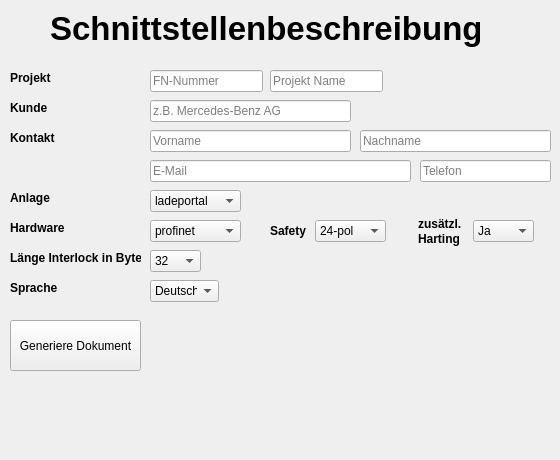
    <widget class="QWidget" name="Interlocks">
     <widget class="QLabel" name="label1">
      <property name="geometry">
       <rect>
        <x>10</x>
        <y>70</y>
        <width>49</width>
        <height>16</height>
       </rect>
      </property>
      <property name="font">
       <font>
        <bold>true</bold>
        <kerning>true</kerning>
       </font>
      </property>
      <property name="text">
       <string>Projekt</string>
      </property>
     </widget>
     <widget class="QLabel" name="label_2">
      <property name="geometry">
       <rect>
        <x>10</x>
        <y>100</y>
        <width>49</width>
        <height>16</height>
       </rect>
      </property>
      <property name="font">
       <font>
        <bold>true</bold>
        <kerning>true</kerning>
       </font>
      </property>
      <property name="text">
       <string>Kunde</string>
      </property>
     </widget>
     <widget class="QLabel" name="label_3">
      <property name="geometry">
       <rect>
        <x>10</x>
        <y>130</y>
        <width>49</width>
        <height>16</height>
       </rect>
      </property>
      <property name="font">
       <font>
        <bold>true</bold>
        <kerning>true</kerning>
       </font>
      </property>
      <property name="text">
       <string>Kontakt</string>
      </property>
     </widget>
     <widget class="QLabel" name="label_4">
      <property name="geometry">
       <rect>
        <x>10</x>
        <y>190</y>
        <width>49</width>
        <height>16</height>
       </rect>
      </property>
      <property name="font">
       <font>
        <bold>true</bold>
        <kerning>true</kerning>
       </font>
      </property>
      <property name="text">
       <string>Anlage</string>
      </property>
     </widget>
     <widget class="QLabel" name="label_5">
      <property name="geometry">
       <rect>
        <x>10</x>
        <y>220</y>
        <width>61</width>
        <height>16</height>
       </rect>
      </property>
      <property name="font">
       <font>
        <bold>true</bold>
        <kerning>true</kerning>
       </font>
      </property>
      <property name="text">
       <string>Hardware</string>
      </property>
     </widget>
     <widget class="QLineEdit" name="le_fn_number">
      <property name="geometry">
       <rect>
        <x>150</x>
        <y>70</y>
        <width>113</width>
        <height>22</height>
       </rect>
      </property>
      <property name="toolTip">
       <string/>
      </property>
      <property name="placeholderText">
       <string>FN-Nummer</string>
      </property>
     </widget>
     <widget class="QLineEdit" name="le_customer">
      <property name="geometry">
       <rect>
        <x>150</x>
        <y>100</y>
        <width>201</width>
        <height>22</height>
       </rect>
      </property>
      <property name="placeholderText">
       <string>z.B. Mercedes-Benz AG</string>
      </property>
     </widget>
     <widget class="QLineEdit" name="le_firstname">
      <property name="geometry">
       <rect>
        <x>150</x>
        <y>130</y>
        <width>201</width>
        <height>22</height>
       </rect>
      </property>
      <property name="placeholderText">
       <string>Vorname</string>
      </property>
     </widget>
     <widget class="QLineEdit" name="le_lastname">
      <property name="geometry">
       <rect>
        <x>360</x>
        <y>130</y>
        <width>191</width>
        <height>22</height>
       </rect>
      </property>
      <property name="placeholderText">
       <string>Nachname</string>
      </property>
     </widget>
     <widget class="QComboBox" name="cob_typ">
      <property name="geometry">
       <rect>
        <x>150</x>
        <y>190</y>
        <width>91</width>
        <height>22</height>
       </rect>
      </property>
      <item>
       <property name="text">
        <string>ladeportal</string>
       </property>
      </item>
      <item>
       <property name="text">
        <string>phs</string>
       </property>
      </item>
      <item>
       <property name="text">
        <string>roboter</string>
       </property>
      </item>
     </widget>
     <widget class="QComboBox" name="cob_hardware">
      <property name="geometry">
       <rect>
        <x>150</x>
        <y>220</y>
        <width>91</width>
        <height>22</height>
       </rect>
      </property>
      <item>
       <property name="text">
        <string>profinet</string>
       </property>
      </item>
      <item>
       <property name="text">
        <string>profibus</string>
       </property>
      </item>
      <item>
       <property name="text">
        <string>hardwired</string>
       </property>
      </item>
     </widget>
     <widget class="QLabel" name="lb_interlock_length">
      <property name="geometry">
       <rect>
        <x>10</x>
        <y>250</y>
        <width>131</width>
        <height>16</height>
       </rect>
      </property>
      <property name="font">
       <font>
        <bold>true</bold>
        <kerning>true</kerning>
       </font>
      </property>
      <property name="text">
       <string>Länge Interlock in Byte</string>
      </property>
     </widget>
     <widget class="QComboBox" name="cob_interlock_length">
      <property name="geometry">
       <rect>
        <x>150</x>
        <y>250</y>
        <width>51</width>
        <height>22</height>
       </rect>
      </property>
      <item>
       <property name="text">
        <string>32</string>
       </property>
      </item>
      <item>
       <property name="text">
        <string>64</string>
       </property>
      </item>
     </widget>
     <widget class="QPushButton" name="pb_start">
      <property name="enabled">
       <bool>true</bool>
      </property>
      <property name="geometry">
       <rect>
        <x>10</x>
        <y>320</y>
        <width>131</width>
        <height>51</height>
       </rect>
      </property>
      <property name="text">
       <string>Generiere Dokument</string>
      </property>
     </widget>
     <widget class="QLabel" name="label_10">
      <property name="geometry">
       <rect>
        <x>10</x>
        <y>280</y>
        <width>61</width>
        <height>16</height>
       </rect>
      </property>
      <property name="font">
       <font>
        <bold>true</bold>
        <kerning>true</kerning>
       </font>
      </property>
      <property name="text">
       <string>Sprache</string>
      </property>
     </widget>
     <widget class="QComboBox" name="cob_language">
      <property name="geometry">
       <rect>
        <x>150</x>
        <y>280</y>
        <width>69</width>
        <height>22</height>
       </rect>
      </property>
      <item>
       <property name="text">
        <string>Deutsch</string>
       </property>
      </item>
     </widget>
     <widget class="QLineEdit" name="le_email">
      <property name="geometry">
       <rect>
        <x>150</x>
        <y>160</y>
        <width>261</width>
        <height>22</height>
       </rect>
      </property>
      <property name="placeholderText">
       <string>E-Mail</string>
      </property>
     </widget>
     <widget class="QLabel" name="label_15">
      <property name="geometry">
       <rect>
        <x>50</x>
        <y>10</y>
        <width>430</width>
        <height>50</height>
       </rect>
      </property>
      <property name="font">
       <font>
        <pointsize>25</pointsize>
        <bold>true</bold>
        <kerning>true</kerning>
       </font>
      </property>
      <property name="text">
       <string>Schnittstellenbeschreibung</string>
      </property>
      <property name="alignment">
       <set>Qt::AlignmentFlag::AlignLeading|Qt::AlignmentFlag::AlignLeft|Qt::AlignmentFlag::AlignTop</set>
      </property>
     </widget>
     <widget class="QLabel" name="lb_error">
      <property name="geometry">
       <rect>
        <x>160</x>
        <y>360</y>
        <width>381</width>
        <height>91</height>
       </rect>
      </property>
      <property name="font">
       <font>
        <bold>true</bold>
        <kerning>true</kerning>
       </font>
      </property>
      <property name="text">
       <string>&lt;html&gt;&lt;head/&gt;&lt;body&gt;&lt;p&gt;&lt;br/&gt;&lt;/p&gt;&lt;/body&gt;&lt;/html&gt;</string>
      </property>
      <property name="alignment">
       <set>Qt::AlignmentFlag::AlignLeading|Qt::AlignmentFlag::AlignLeft|Qt::AlignmentFlag::AlignTop</set>
      </property>
      <property name="wordWrap">
       <bool>true</bool>
      </property>
     </widget>
     <widget class="QLineEdit" name="le_project_name">
      <property name="geometry">
       <rect>
        <x>270</x>
        <y>70</y>
        <width>113</width>
        <height>22</height>
       </rect>
      </property>
      <property name="toolTip">
       <string/>
      </property>
      <property name="placeholderText">
       <string>Projekt Name</string>
      </property>
     </widget>
     <widget class="QLabel" name="label_6">
      <property name="geometry">
       <rect>
        <x>418</x>
        <y>206</y>
        <width>50</width>
        <height>51</height>
       </rect>
      </property>
      <property name="font">
       <font>
        <bold>true</bold>
        <kerning>true</kerning>
       </font>
      </property>
      <property name="text">
       <string>&lt;!DOCTYPE HTML PUBLIC &quot;-//W3C//DTD HTML 4.0//EN&quot; &quot;http://www.w3.org/TR/REC-html40/strict.dtd&quot;&gt;
&lt;html&gt;&lt;head&gt;&lt;meta name=&quot;qrichtext&quot; content=&quot;1&quot; /&gt;&lt;meta charset=&quot;utf-8&quot; /&gt;&lt;style type=&quot;text/css&quot;&gt;
p, li { white-space: pre-wrap; }
hr { height: 1px; border-width: 0; }
li.unchecked::marker { content: &quot;\2610&quot;; }
li.checked::marker { content: &quot;\2612&quot;; }
&lt;/style&gt;&lt;/head&gt;&lt;body style=&quot; font-family:'Segoe UI'; font-size:9pt; font-weight:700; font-style:normal;&quot;&gt;
&lt;p style=&quot; margin-top:1px; margin-bottom:1px; margin-left:0px; margin-right:0px; -qt-block-indent:0; text-indent:0px;&quot;&gt;zusätzl. &lt;/p&gt;
&lt;p style=&quot; margin-top:1px; margin-bottom:1px; margin-left:0px; margin-right:0px; -qt-block-indent:0; text-indent:0px;&quot;&gt;Harting&lt;/p&gt;&lt;/body&gt;&lt;/html&gt;</string>
      </property>
     </widget>
     <widget class="QComboBox" name="cob_harting">
      <property name="geometry">
       <rect>
        <x>473</x>
        <y>220</y>
        <width>61</width>
        <height>22</height>
       </rect>
      </property>
      <item>
       <property name="text">
        <string>Ja</string>
       </property>
      </item>
     </widget>
     <widget class="QLineEdit" name="le_phone">
      <property name="geometry">
       <rect>
        <x>420</x>
        <y>160</y>
        <width>131</width>
        <height>22</height>
       </rect>
      </property>
      <property name="placeholderText">
       <string>Telefon</string>
      </property>
     </widget>
     <widget class="QLabel" name="label_8">
      <property name="geometry">
       <rect>
        <x>270</x>
        <y>220</y>
        <width>41</width>
        <height>21</height>
       </rect>
      </property>
      <property name="font">
       <font>
        <bold>true</bold>
        <kerning>true</kerning>
       </font>
      </property>
      <property name="text">
       <string>Safety</string>
      </property>
     </widget>
     <widget class="QComboBox" name="cob_safety">
      <property name="geometry">
       <rect>
        <x>315</x>
        <y>220</y>
        <width>71</width>
        <height>22</height>
       </rect>
      </property>
      <item>
       <property name="text">
        <string>24-pol</string>
       </property>
      </item>
      <item>
       <property name="text">
        <string>Profisafe</string>
       </property>
      </item>
     </widget>
    </widget>
